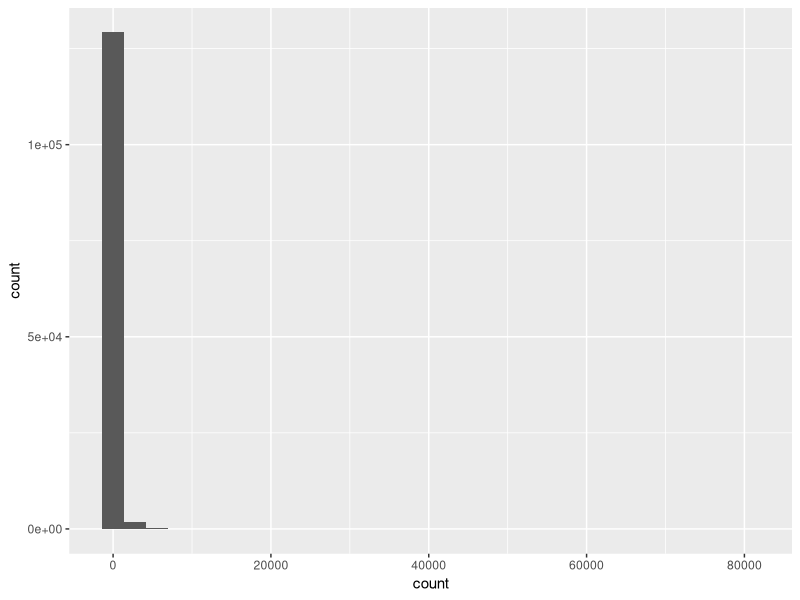
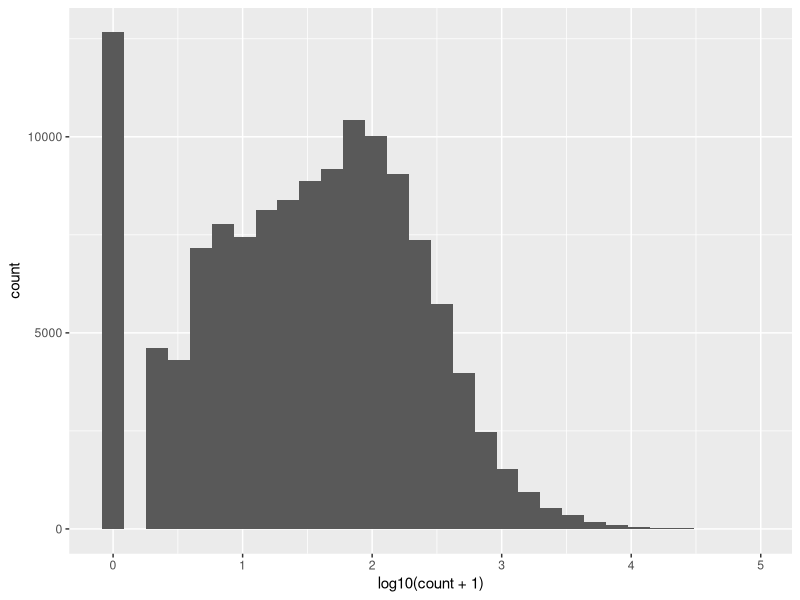
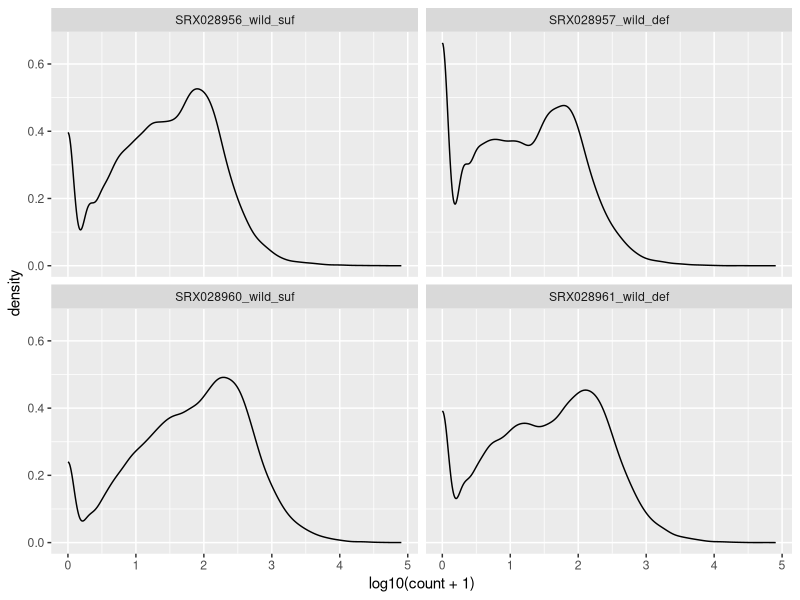
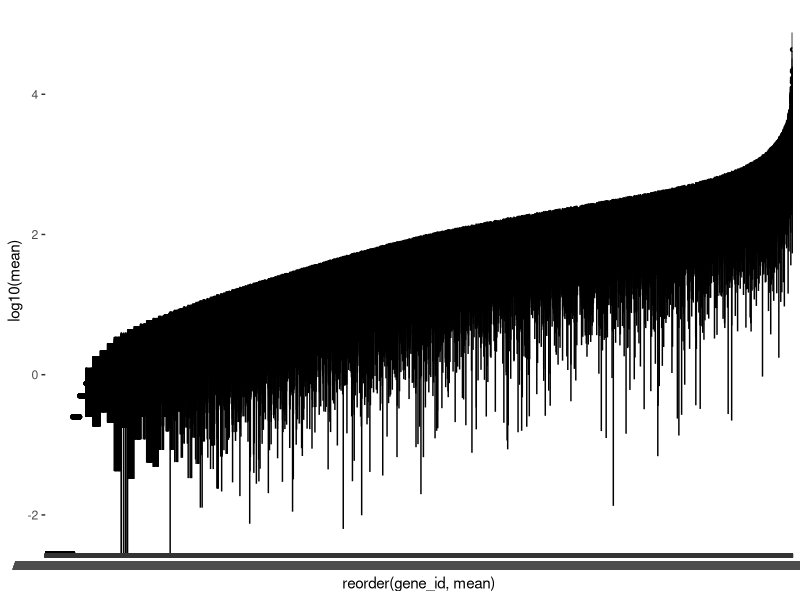
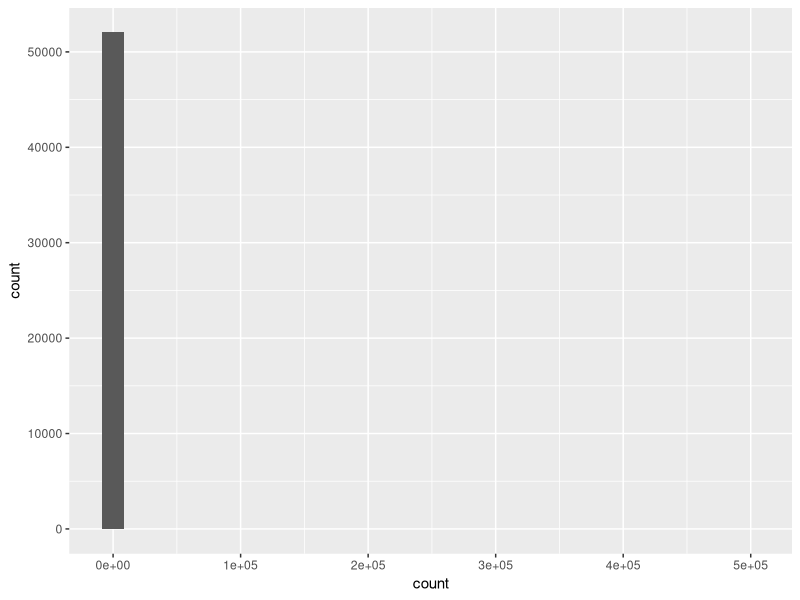
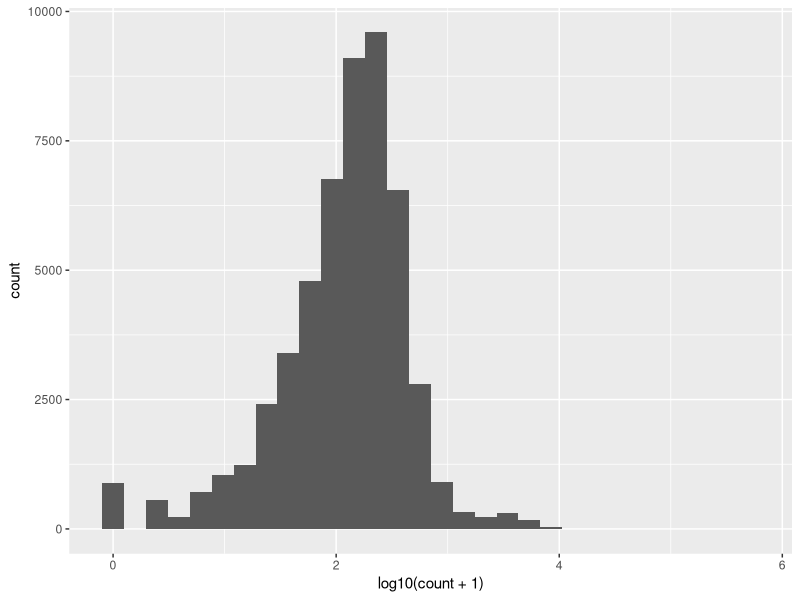
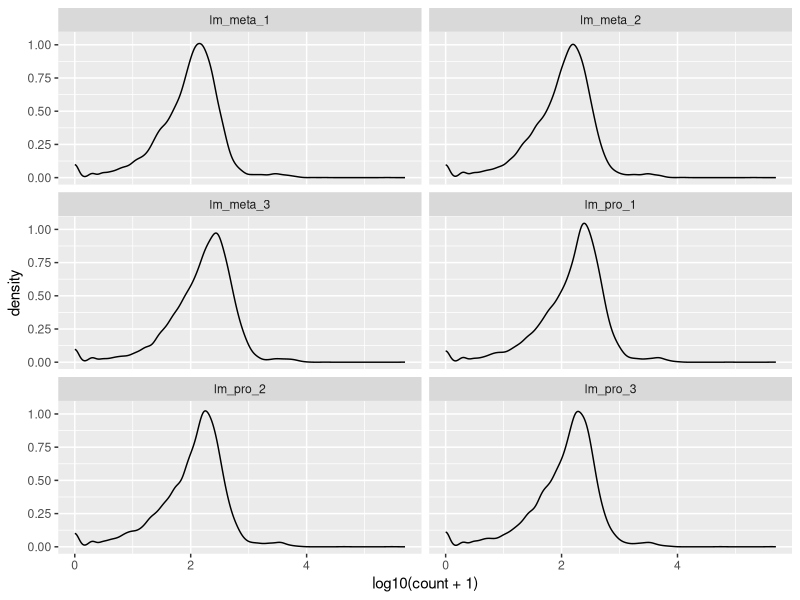
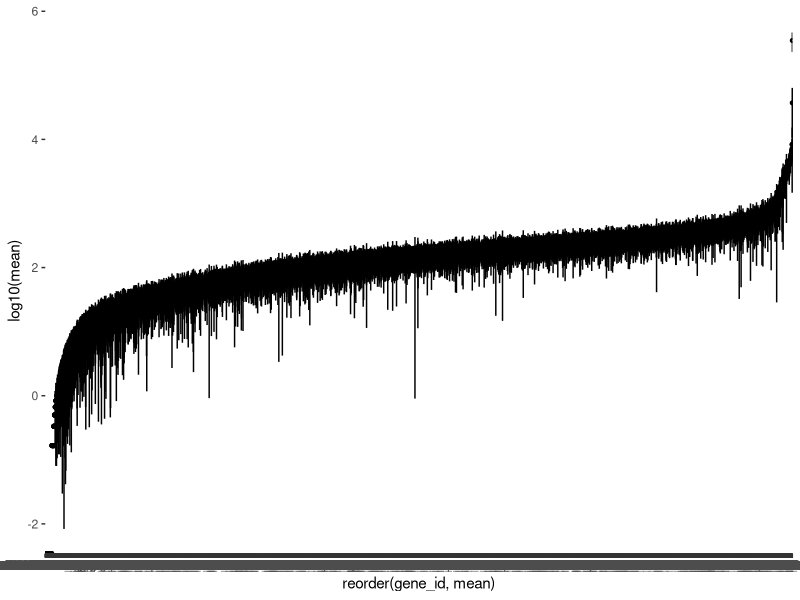

The R script that drew these images, in order: (Note: this script raises an error after producing the figures.)
## ---- chunk 1
library(tidyverse)
## ---- chunk 2
# 🎄 import the wild data
wild <- read_csv("data-raw/arabidopsis-wild.csv")
## ---- chunk 3
wild |>
  pivot_longer(cols = -gene_id,
               names_to = "sample",
               values_to = "count") |>
  ggplot(aes(x = count)) +
  geom_histogram()
## ---- chunk 4
wild |>
  pivot_longer(cols = -gene_id,
               names_to = "sample",
               values_to = "count") |>
  ggplot(aes(x = log10(count + 1))) +
  geom_histogram()
## ---- chunk 5
# examine all the columns quickly
# works well with smaller numbers of column
summary(wild)
## ---- chunk 6

wild |>
  summarise(sum(SRX028961_wild_def > 0),
            sum(SRX028957_wild_def > 0),
            sum(SRX028960_wild_suf > 0),
            sum(SRX028956_wild_suf > 0))
## ---- chunk 7
wild |>
  pivot_longer(cols = -gene_id,
               names_to = "sample",
               values_to = "count") |>
  group_by(sample) |>
  summarise(n_above_zero = sum(count > 0))
## ---- chunk 8
wild |>
  pivot_longer(cols = -gene_id,
               names_to = "sample",
               values_to = "count") |>
  group_by(sample) |>
  summarise(min = min(count),
            lowerq = quantile(count, 0.25),
            mean = mean(count),
            median = median(count),
            upperq = quantile(count, 0.75),
            max = max(count),
            n_above_zero = sum(count > 0))
## ---- chunk 9
#| echo: false
#---CODING ANSWER---
wild_summary_samp <- wild |>
  pivot_longer(cols = -gene_id,
               names_to = "sample",
               values_to = "count") |>
  group_by(sample) |>
  summarise(min = min(count),
            lowerq = quantile(count, 0.25),
            mean = mean(count),
            median = median(count),
            upperq = quantile(count, 0.75),
            max = max(count),
            n_above_zero = sum(count > 0))
## ---- chunk 10
wild |>
  pivot_longer(cols = -gene_id,
               names_to = "sample",
               values_to = "count") |>
  ggplot(aes(log10(count + 1))) +
  geom_density() +
  facet_wrap(. ~ sample, nrow = 3)
## ---- chunk 11
#| echo: false
#---CODING ANSWER---
# you need to group by `gene_id` rather than `sample_id`
# sum(count) will find the sum of counts
wild_summary_gene <- wild |>
  pivot_longer(cols = -gene_id,
               names_to = "sample",
               values_to = "count") |>
  group_by(gene_id) |>
  summarise(min = min(count),
            lowerq = quantile(count, 0.25),
            sd = sd(count),
            mean = mean(count),
            median = median(count),
            upperq = quantile(count, 0.75),
            max = max(count),
            total = sum(count),
            n_above_zero = sum(count > 0))
## ---- chunk 12
wild_summary_gene |> 
  ggplot(aes(x = reorder(gene_id, mean), y = log10(mean))) +
  geom_pointrange(aes(ymin = log10(mean - sd), 
                      ymax = log10(mean + sd )),
                  size = 0.1)
## ---- chunk 13
# 💉 import the pro and meta leish data
pro <- read_csv("data-raw/leishmania-mex-pro.csv")
meta <- read_csv("data-raw/leishmania-mex-meta.csv")
## ---- chunk 14
#  combine the two datasets
pro_meta <- pro |>
  left_join(meta, 
            by = "gene_id")
## ---- chunk 15
pro_meta |>
  pivot_longer(cols = -gene_id,
               names_to = "sample",
               values_to = "count") |>
  ggplot(aes(x = count)) +
  geom_histogram()
## ---- chunk 16
pro_meta |>
  pivot_longer(cols = -gene_id,
               names_to = "sample",
               values_to = "count") |>
  ggplot(aes(x = log10(count + 1))) +
  geom_histogram()
## ---- chunk 17
# examine all the columns quickly
# works well with smaller numbers of column
summary(pro_meta)
## ---- chunk 18

pro_meta |>
  summarise(sum(lm_pro_1 > 0),
            sum(lm_pro_2 > 0),
            sum(lm_pro_3 > 0),
            sum(lm_meta_1 > 0),
            sum(lm_meta_2 > 0),
            sum(lm_meta_3 > 0))
## ---- chunk 19
pro_meta |>
  pivot_longer(cols = -gene_id,
               names_to = "sample",
               values_to = "count") |>
  group_by(sample) |>
  summarise(n_above_zero = sum(count > 0))
## ---- chunk 20
pro_meta |>
  pivot_longer(cols = -gene_id,
               names_to = "sample",
               values_to = "count") |>
  group_by(sample) |>
  summarise(min = min(count),
            lowerq = quantile(count, 0.25),
            mean = mean(count),
            median = median(count),
            upperq = quantile(count, 0.75),
            max = max(count),
            n_above_zero = sum(count > 0))
## ---- chunk 21
#| echo: false
#---CODING ANSWER---
pro_meta_summary_samp <- pro_meta |>
  pivot_longer(cols = -gene_id,
               names_to = "sample",
               values_to = "count") |>
  group_by(sample) |>
  summarise(min = min(count),
            lowerq = quantile(count, 0.25),
            mean = mean(count),
            median = median(count),
            upperq = quantile(count, 0.75),
            max = max(count),
            n_above_zero = sum(count > 0))
## ---- chunk 22
pro_meta |>
  pivot_longer(cols = -gene_id,
               names_to = "sample",
               values_to = "count") |>
  ggplot(aes(log10(count + 1))) +
  geom_density() +
  facet_wrap(. ~ sample, nrow = 3)
## ---- chunk 23
#| echo: false
#---CODING ANSWER---
# you need to group by `gene_id` rather than `sample_id`
# sum(count) will find the sum of counts
pro_meta_summary_gene <- pro_meta |>
  pivot_longer(cols = -gene_id,
               names_to = "sample",
               values_to = "count") |>
  group_by(gene_id) |>
  summarise(min = min(count),
            lowerq = quantile(count, 0.25),
            sd = sd(count),
            mean = mean(count),
            median = median(count),
            upperq = quantile(count, 0.75),
            max = max(count),
            total = sum(count),
            n_above_zero = sum(count > 0))
## ---- chunk 24
pro_meta_summary_gene |> 
  ggplot(aes(x = reorder(gene_id, mean), y = log10(mean))) +
  geom_pointrange(aes(ymin = log10(mean - sd), 
                      ymax = log10(mean + sd )),
                  size = 0.1)
## ---- chunk 25
# 🐭 import the hspc and prog data
hspc <- read_csv("data-raw/surfaceome_hspc.csv")
prog <- read_csv("data-raw/surfaceome_prog.csv")
## ---- chunk 26
#  combine the two datasets
hspc_prog <- hspc |>
  left_join(prog, 
            by = "ensembl_gene_id")
## ---- chunk 27
hspc_prog |>
  pivot_longer(cols = -ensembl_gene_id,
               names_to = "cell",
               values_to = "expr") |> 
  ggplot(aes(x = expr)) +
  geom_histogram()
## ---- chunk 28
hspc_prog_summary_cell <- hspc_prog |>
  pivot_longer(cols = -ensembl_gene_id,
               names_to = "cell",
               values_to = "expr") |>
  group_by(cell) |>
  summarise(min = min(expr),
            lowerq = quantile(expr, 0.25),
            sd = sd(expr),
            mean = mean(expr),
            median = median(expr),
            upperq = quantile(expr, 0.75),
            max = max(expr),
            total = sum(expr),
            n_above_zero = sum(expr > 0))
## ---- chunk 29
hspc_prog_summary_cell |> 
  ggplot(aes(x = cell, y = mean)) +
  geom_pointrange(aes(ymin = mean - sd, 
                      ymax = mean + sd ),
                  size = 0.1)
## ---- chunk 30
hspc_prog_summary_cell |> 
  ggplot(aes(x = reorder(cell, mean), y = mean)) +
  geom_pointrange(aes(ymin = mean - sd, 
                      ymax = mean + sd ),
                  size = 0.1)
## ---- chunk 31
#| echo: false
#---CODING ANSWER---
# you need to group by `ensembl_gene_id` rather than `cell`
# sum(expr) will find the total expression in a gene
hspc_prog_summary_gene <- hspc_prog |>
  pivot_longer(cols = -ensembl_gene_id,
               names_to = "cell",
               values_to = "expr") |>
  group_by(ensembl_gene_id) |>
  summarise(min = min(expr),
            lowerq = quantile(expr, 0.25),
            sd = sd(expr),
            mean = mean(expr),
            median = median(expr),
            upperq = quantile(expr, 0.75),
            max = max(expr),
            total = sum(expr),
            n_above_zero = sum(expr > 0))
## ---- chunk 32
hspc_prog_summary_gene |> 
  ggplot(aes(x = reorder(ensembl_gene_id, mean), y = mean)) +
  geom_pointrange(aes(ymin = mean - sd, 
                      ymax = mean + sd),
                  size = 0.1)


## ---- chunk 33
wild_summary_gene_filtered <- wild_summary_gene |> 
  filter(total > 20) |> 
  filter(n_above_zero >= 2)
## ---- chunk 34
wild_filtered <- wild |> 
  filter(gene_id %in%  wild_summary_gene_filtered$gene_id)
## ---- chunk 35
write_csv(wild_filtered, 
          file = "data-processed/wild_filtered.csv")
## ---- chunk 36
pro_meta_summary_gene_filtered <- pro_meta_summary_gene |> 
  filter(total > 20) |> 
  filter(n_above_zero >= 3)
## ---- chunk 37
pro_meta_filtered <- pro_meta |> 
  filter(gene_id %in%  pro_meta_summary_gene_filtered$gene_id)
## ---- chunk 38
write_csv(pro_meta_filtered, 
          file = "data-processed/pro_meta_filtered.csv")
## ---- chunk 39
hspc_prog |> 
  rowwise() |> 
  filter(sum(c_across(HSPC_001:Prog_852)) == 0)

## ---- chunk 40
write_csv(hspc_prog, 
          file = "data-processed/hspc_prog.csv")
